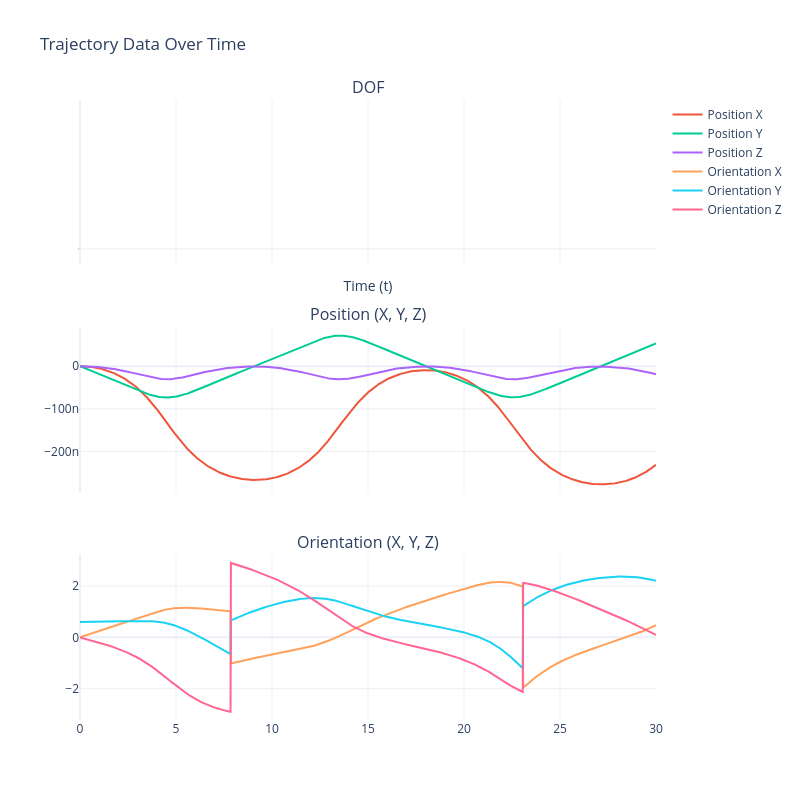

The notebook cell this image was saved under:
### Code cell
# Extract position, orientation and dofs
positions = jnp.array([t[0] for t in trajectory])
orientations = jnp.array([t[1] for t in trajectory])
dofs = jnp.array([t[2] for t in trajectory])

# Time vector
t = jnp.linspace(0, final_time, len(trajectory))

# Create a subplot figure with 3 rows and 1 column
fig = make_subplots(
    rows=3, cols=1,
    subplot_titles=("DOF", "Position (X, Y, Z)", "Orientation (X, Y, Z)"),
    shared_xaxes=True,  # Share the x-axis for all plots (time)
    vertical_spacing=0.1  # Adjust vertical spacing (reduce clutter)
)

# Plot DOFs in the first subplot
fig.add_trace(go.Scatter(x=t, y=dofs, mode='lines', name='DOF'), row=1, col=1)

# Plot position components (X, Y, Z) in the second subplot
fig.add_trace(go.Scatter(x=t, y=positions[:, 0], mode='lines', name='Position X'), row=2, col=1)
fig.add_trace(go.Scatter(x=t, y=positions[:, 1], mode='lines', name='Position Y'), row=2, col=1)
fig.add_trace(go.Scatter(x=t, y=positions[:, 2], mode='lines', name='Position Z'), row=2, col=1)

# Plot orientation components (X, Y, Z) in the third subplot
fig.add_trace(go.Scatter(x=t, y=orientations[:, 0], mode='lines', name='Orientation X'), row=3, col=1)
fig.add_trace(go.Scatter(x=t, y=orientations[:, 1], mode='lines', name='Orientation Y'), row=3, col=1)
fig.add_trace(go.Scatter(x=t, y=orientations[:, 2], mode='lines', name='Orientation Z'), row=3, col=1)

# Update layout for titles and labels
fig.update_layout(
    title="Trajectory Data Over Time",
    xaxis_title="Time (t)",
    # yaxis_title="Values (Position/Orientation Components)",
    template="plotly_white",  # Set the background to white
    showlegend=True,  # Show legend to distinguish between the traces
    height=800,  # Set figure height
    width=800,   # Set figure width
    plot_bgcolor='white',  # Set the plot background to white
    paper_bgcolor='white'  # Set the paper background to white
)

# Show the plot
fig.show()

### Figure 1 — Plotly figure (JSON) as saved in the notebook; plotly's stock layout.template omitted (floating-point values rounded to 4 significant figures; data arrays with more than 128 entries replaced by an {"elided": "..."} marker saying what was removed)
{"data": [{"mode": "lines", "name": "DOF", "type": "scatter", "x": {"elided": "1501 float values"}, "xaxis": "x", "y": {"elided": "1501 empty rows"}, "yaxis": "y"}, {"mode": "lines", "name": "Position X", "type": "scatter", "x": {"elided": "1501 float values"}, "xaxis": "x2", "y": {"elided": "1501 float values"}, "yaxis": "y2"}, {"mode": "lines", "name": "Position Y", "type": "scatter", "x": {"elided": "1501 float values"}, "xaxis": "x2", "y": {"elided": "1501 float values"}, "yaxis": "y2"}, {"mode": "lines", "name": "Position Z", "type": "scatter", "x": {"elided": "1501 float values"}, "xaxis": "x2", "y": {"elided": "1501 float values"}, "yaxis": "y2"}, {"mode": "lines", "name": "Orientation X", "type": "scatter", "x": {"elided": "1501 float values"}, "xaxis": "x3", "y": {"elided": "1501 float values"}, "yaxis": "y3"}, {"mode": "lines", "name": "Orientation Y", "type": "scatter", "x": {"elided": "1501 float values"}, "xaxis": "x3", "y": {"elided": "1501 float values"}, "yaxis": "y3"}, {"mode": "lines", "name": "Orientation Z", "type": "scatter", "x": {"elided": "1501 float values"}, "xaxis": "x3", "y": {"elided": "1501 float values"}, "yaxis": "y3"}], "layout": {"annotations": [{"font": {"size": 16}, "showarrow": false, "text": "DOF", "x": 0.5, "xanchor": "center", "xref": "paper", "y": 1, "yanchor": "bottom", "yref": "paper"}, {"font": {"size": 16}, "showarrow": false, "text": "Position (X, Y, Z)", "x": 0.5, "xanchor": "center", "xref": "paper", "y": 0.6333, "yanchor": "bottom", "yref": "paper"}, {"font": {"size": 16}, "showarrow": false, "text": "Orientation (X, Y, Z)", "x": 0.5, "xanchor": "center", "xref": "paper", "y": 0.2667, "yanchor": "bottom", "yref": "paper"}], "height": 800, "paper_bgcolor": "white", "plot_bgcolor": "white", "showlegend": true, "title": {"text": "Trajectory Data Over Time"}, "width": 800, "xaxis": {"anchor": "y", "domain": [0, 1], "matches": "x3", "showticklabels": false, "title": {"text": "Time (t)"}}, "xaxis2": {"anchor": "y2", "domain": [0, 1], "matches": "x3", "showticklabels": false}, "xaxis3": {"anchor": "y3", "domain": [0, 1]}, "yaxis": {"anchor": "x", "domain": [0.7333, 1]}, "yaxis2": {"anchor": "x2", "domain": [0.3667, 0.6333]}, "yaxis3": {"anchor": "x3", "domain": [0, 0.2667]}}}
